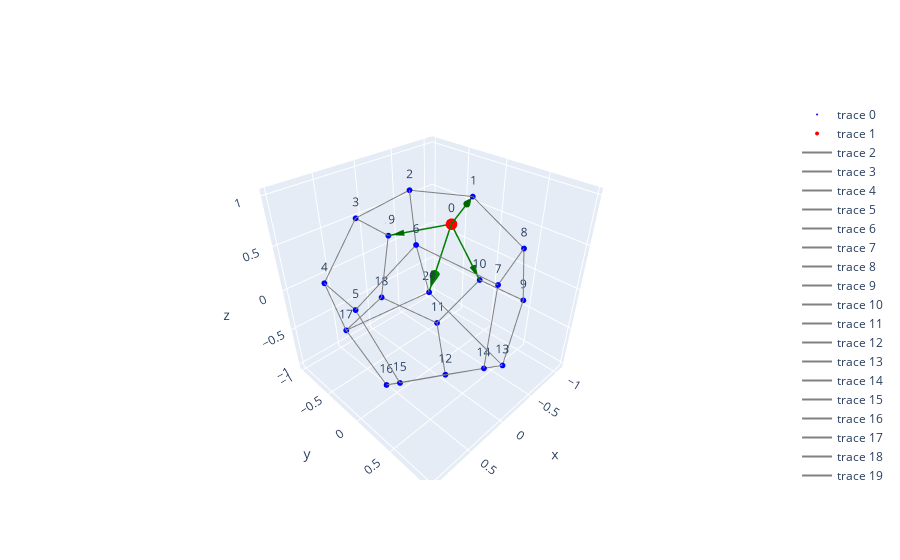

Notebook code cell kept with this figure:
### Markdown cell above
Now let's assume that the node 0 is a cation and donating hydrogen bonds to its neighbors.

### Code cell
cation = 0

# prefixed directed edges.
fixed = []
for node in g.neighbors(cation):
    fixed.append([cation, node])

draw_graph(g, pos, dopant=[cation], fixed=fixed)

### Figure 1 — Plotly figure (JSON) as saved in the notebook; plotly's stock layout.template omitted (floating-point values rounded to 4 significant figures)
{"data": [{"marker": {"color": "blue", "size": 2}, "mode": "markers+text", "text": ["1", "2", "3", "4", "5", "6", "7", "8", "9", "10", "11", "12", "13", "14", "15", "16", "17", "18", "19", "20"], "textposition": "top center", "type": "scatter3d", "x": [-0.6689, 0.01841, 0.2337, 0.826, 0.9849, 0.4849, 0.07671, -0.6333, -0.8273, -0.9806, -0.481, -0.02521, -0.2371, 0.322, 0.8832, 0.6695, 0.6306, -0.07097, -0.3214, 0.0], "y": [-0.04286, -0.2249, -0.7988, -0.589, 0.1143, 0.3316, 0.8639, 0.6308, 0.5888, -0.1163, -0.3376, 0.2241, 0.8019, 0.9719, 0.5064, 0.04217, -0.6317, -0.8648, -0.9674, 0.0], "z": [0.7917, 1.0, 0.6001, 0.2066, 0.3567, 0.8494, 0.5405, 0.5013, -0.2073, -0.3576, -0.8497, -0.9955, -0.5987, -0.1426, -0.2608, -0.7882, -0.5025, -0.5404, 0.1407, 0.0]}, {"marker": {"color": "red", "size": 4}, "mode": "markers+text", "text": ["0"], "textposition": "top center", "type": "scatter3d", "x": [-0.8841], "y": [-0.5027], "z": [0.2563]}, {"hoverinfo": "none", "line": {"color": "gray", "width": 2}, "mode": "lines", "type": "scatter3d", "x": [-0.6689, 0.01841], "y": [-0.04286, -0.2249], "z": [0.7917, 1]}, {"hoverinfo": "none", "line": {"color": "gray", "width": 2}, "mode": "lines", "type": "scatter3d", "x": [-0.6689, -0.6333], "y": [-0.04286, 0.6308], "z": [0.7917, 0.5013]}, {"hoverinfo": "none", "line": {"color": "gray", "width": 2}, "mode": "lines", "type": "scatter3d", "x": [0.01841, 0.2337], "y": [-0.2249, -0.7988], "z": [1, 0.6001]}, {"hoverinfo": "none", "line": {"color": "gray", "width": 2}, "mode": "lines", "type": "scatter3d", "x": [0.01841, 0.4849], "y": [-0.2249, 0.3316], "z": [1, 0.8494]}, {"hoverinfo": "none", "line": {"color": "gray", "width": 2}, "mode": "lines", "type": "scatter3d", "x": [0.2337, 0.826], "y": [-0.7988, -0.589], "z": [0.6001, 0.2066]}, {"hoverinfo": "none", "line": {"color": "gray", "width": 2}, "mode": "lines", "type": "scatter3d", "x": [0.2337, -0.3214], "y": [-0.7988, -0.9674], "z": [0.6001, 0.1407]}, {"hoverinfo": "none", "line": {"color": "gray", "width": 2}, "mode": "lines", "type": "scatter3d", "x": [0.826, 0.9849], "y": [-0.589, 0.1143], "z": [0.2066, 0.3567]}, {"hoverinfo": "none", "line": {"color": "gray", "width": 2}, "mode": "lines", "type": "scatter3d", "x": [0.826, 0.6306], "y": [-0.589, -0.6317], "z": [0.2066, -0.5025]}, {"hoverinfo": "none", "line": {"color": "gray", "width": 2}, "mode": "lines", "type": "scatter3d", "x": [0.9849, 0.4849], "y": [0.1143, 0.3316], "z": [0.3567, 0.8494]}, {"hoverinfo": "none", "line": {"color": "gray", "width": 2}, "mode": "lines", "type": "scatter3d", "x": [0.9849, 0.8832], "y": [0.1143, 0.5064], "z": [0.3567, -0.2608]}, {"hoverinfo": "none", "line": {"color": "gray", "width": 2}, "mode": "lines", "type": "scatter3d", "x": [0.4849, 0.07671], "y": [0.3316, 0.8639], "z": [0.8494, 0.5405]}, {"hoverinfo": "none", "line": {"color": "gray", "width": 2}, "mode": "lines", "type": "scatter3d", "x": [0.4849, 0], "y": [0.3316, 0], "z": [0.8494, 0]}, {"hoverinfo": "none", "line": {"color": "gray", "width": 2}, "mode": "lines", "type": "scatter3d", "x": [0.07671, -0.6333], "y": [0.8639, 0.6308], "z": [0.5405, 0.5013]}, {"hoverinfo": "none", "line": {"color": "gray", "width": 2}, "mode": "lines", "type": "scatter3d", "x": [0.07671, 0.322], "y": [0.8639, 0.9719], "z": [0.5405, -0.1426]}, {"hoverinfo": "none", "line": {"color": "gray", "width": 2}, "mode": "lines", "type": "scatter3d", "x": [-0.6333, -0.8273], "y": [0.6308, 0.5888], "z": [0.5013, -0.2073]}, {"hoverinfo": "none", "line": {"color": "gray", "width": 2}, "mode": "lines", "type": "scatter3d", "x": [-0.8273, -0.9806], "y": [0.5888, -0.1163], "z": [-0.2073, -0.3576]}, {"hoverinfo": "none", "line": {"color": "gray", "width": 2}, "mode": "lines", "type": "scatter3d", "x": [-0.8273, -0.2371], "y": [0.5888, 0.8019], "z": [-0.2073, -0.5987]}, {"hoverinfo": "none", "line": {"color": "gray", "width": 2}, "mode": "lines", "type": "scatter3d", "x": [-0.9806, -0.481], "y": [-0.1163, -0.3376], "z": [-0.3576, -0.8497]}, {"hoverinfo": "none", "line": {"color": "gray", "width": 2}, "mode": "lines", "type": "scatter3d", "x": [-0.481, -0.02521], "y": [-0.3376, 0.2241], "z": [-0.8497, -0.9955]}, {"hoverinfo": "none", "line": {"color": "gray", "width": 2}, "mode": "lines", "type": "scatter3d", "x": [-0.481, -0.07097], "y": [-0.3376, -0.8648], "z": [-0.8497, -0.5404]}, {"hoverinfo": "none", "line": {"color": "gray", "width": 2}, "mode": "lines", "type": "scatter3d", "x": [-0.02521, -0.2371], "y": [0.2241, 0.8019], "z": [-0.9955, -0.5987]}, {"hoverinfo": "none", "line": {"color": "gray", "width": 2}, "mode": "lines", "type": "scatter3d", "x": [-0.02521, 0.6695], "y": [0.2241, 0.04217], "z": [-0.9955, -0.7882]}, {"hoverinfo": "none", "line": {"color": "gray", "width": 2}, "mode": "lines", "type": "scatter3d", "x": [-0.2371, 0.322], "y": [0.8019, 0.9719], "z": [-0.5987, -0.1426]}, {"hoverinfo": "none", "line": {"color": "gray", "width": 2}, "mode": "lines", "type": "scatter3d", "x": [-0.2371, 0], "y": [0.8019, 0], "z": [-0.5987, 0]}, {"hoverinfo": "none", "line": {"color": "gray", "width": 2}, "mode": "lines", "type": "scatter3d", "x": [0.322, 0.8832], "y": [0.9719, 0.5064], "z": [-0.1426, -0.2608]}, {"hoverinfo": "none", "line": {"color": "gray", "width": 2}, "mode": "lines", "type": "scatter3d", "x": [0.8832, 0.6695], "y": [0.5064, 0.04217], "z": [-0.2608, -0.7882]}, {"hoverinfo": "none", "line": {"color": "gray", "width": 2}, "mode": "lines", "type": "scatter3d", "x": [0.6695, 0.6306], "y": [0.04217, -0.6317], "z": [-0.7882, -0.5025]}, {"hoverinfo": "none", "line": {"color": "gray", "width": 2}, "mode": "lines", "type": "scatter3d", "x": [0.6306, -0.07097], "y": [-0.6317, -0.8648], "z": [-0.5025, -0.5404]}, {"hoverinfo": "none", "line": {"color": "gray", "width": 2}, "mode": "lines", "type": "scatter3d", "x": [0.6306, 0], "y": [-0.6317, 0], "z": [-0.5025, 0]}, {"hoverinfo": "none", "line": {"color": "gray", "width": 2}, "mode": "lines", "type": "scatter3d", "x": [-0.07097, -0.3214], "y": [-0.8648, -0.9674], "z": [-0.5404, 0.1407]}, {"hoverinfo": "none", "line": {"color": "green", "width": 3}, "mode": "lines", "type": "scatter3d", "x": [-0.8841, -0.6689], "y": [-0.5027, -0.04286], "z": [0.2563, 0.7917]}, {"hoverinfo": "none", "line": {"color": "green", "width": 3}, "mode": "lines", "type": "scatter3d", "x": [-0.8841, -0.3214], "y": [-0.5027, -0.9674], "z": [0.2563, 0.1407]}, {"hoverinfo": "none", "line": {"color": "green", "width": 3}, "mode": "lines", "type": "scatter3d", "x": [-0.8841, -0.9806], "y": [-0.5027, -0.1163], "z": [0.2563, -0.3576]}, {"hoverinfo": "none", "line": {"color": "green", "width": 3}, "mode": "lines", "type": "scatter3d", "x": [-0.8841, 0], "y": [-0.5027, 0], "z": [0.2563, 0]}, {"colorscale": [[0, "green"], [1, "green"]], "showscale": false, "type": "cone", "u": [0.08608], "v": [0.184], "w": [0.2142], "x": [-0.712], "y": [-0.1348], "z": [0.6846]}, {"colorscale": [[0, "green"], [1, "green"]], "showscale": false, "type": "cone", "u": [0.2251], "v": [-0.1859], "w": [-0.04622], "x": [-0.434], "y": [-0.8744], "z": [0.1638]}, {"colorscale": [[0, "green"], [1, "green"]], "showscale": false, "type": "cone", "u": [-0.03859], "v": [0.1546], "w": [-0.2455], "x": [-0.9613], "y": [-0.1936], "z": [-0.2348]}, {"colorscale": [[0, "green"], [1, "green"]], "showscale": false, "type": "cone", "u": [0.3536], "v": [0.2011], "w": [-0.1025], "x": [-0.1768], "y": [-0.1005], "z": [0.05125]}], "layout": {}}
